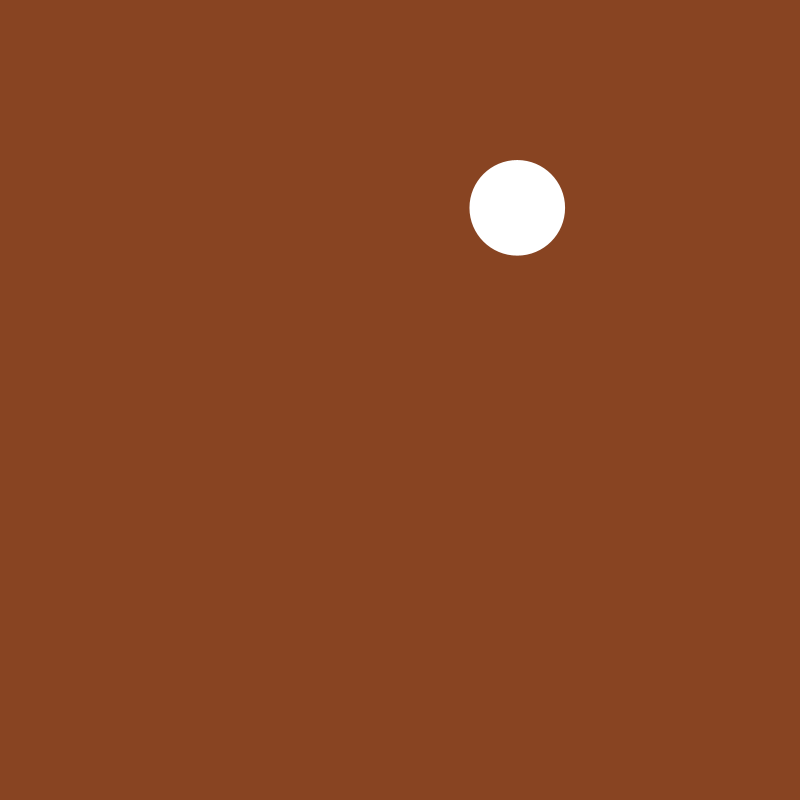
Frame 1 (no input)
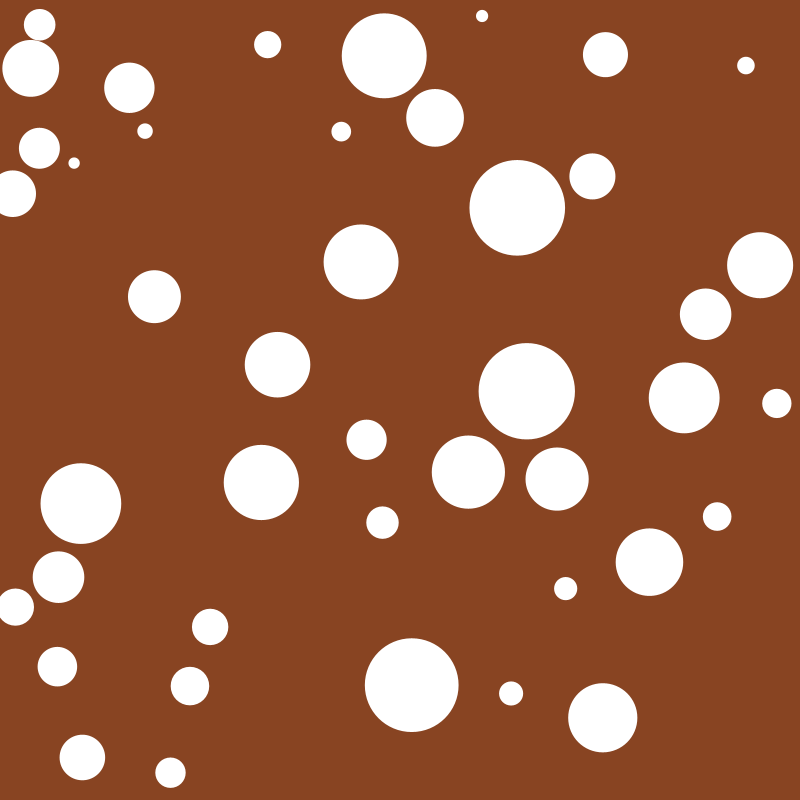
Frame 60 (the mouse pressed at the canvas centre just before this capture)
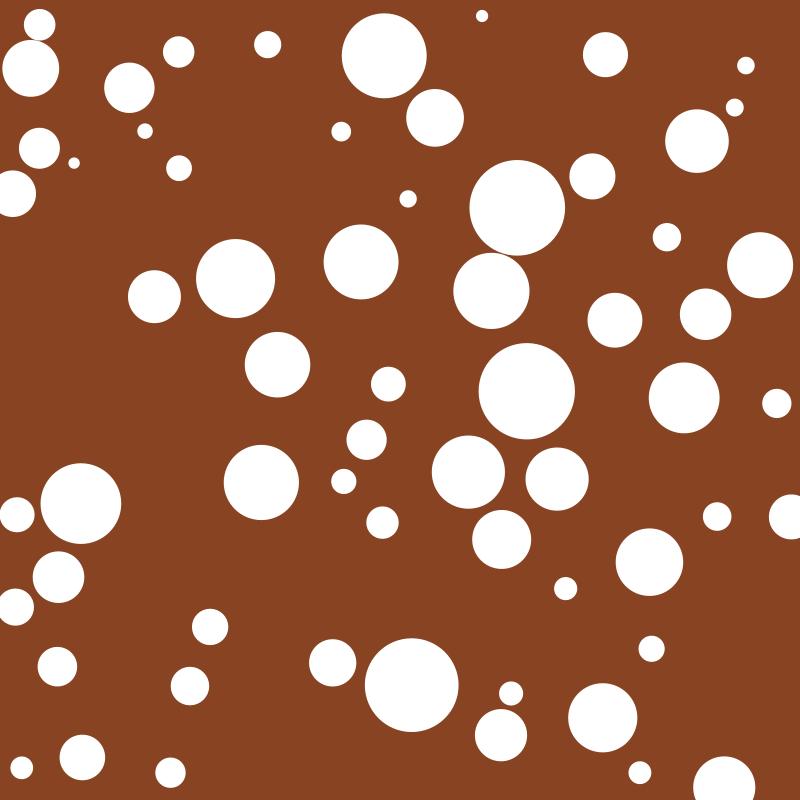
Frame 120 (the mouse held since frame 60 and released just before this capture)

The Processing sketch that drew these frames (run headless with seeded random() and noise(); from frame 60 on, the mouse is pressed at the canvas centre):

// Processing sketch: non_overlapping_circles_using_arrays
// ── non_overlapping_circles_using_arrays.pde
// Draw 100 non-overlapping circles using arrays
// to store their positions and sizes.

int amount = 100;
int currentCircle = 0;

// we need to store the information of previously drawn circles
// so we can compare the current random circle with all previous ones
// and find out if they overlap
float[] x = new float[amount];
float[] y = new float[amount];
float[] radius = new float[amount];

void setup() {
  background(#884422);
  noStroke();
  size(800, 800);
}

void draw() {
  // check if we're done
  if (currentCircle < amount) {
    // come up with a random position and size for the circle 
    x[currentCircle] = random(width);
    y[currentCircle] = random(height);
    radius[currentCircle] = random(5, 50); // try: 200 / (currentCircle+1);

    // compare the current circle to all previous ones.
    // initialize overlap to false
    boolean overlap = false;
    for (int j=0; j<currentCircle; j=j+1) {
      // if the distance between the current circle and one of the other circles
      // is less than they radii added, they overlap.
      if (dist(x[currentCircle], y[currentCircle], x[j], y[j]) < radius[currentCircle] + radius[j]) {
        overlap = true;
      }
    }

    // only draw if they don't overlap. Otherwise we will try again on the next animation frame.
    if (!overlap) {
      ellipse(x[currentCircle], y[currentCircle], 2*radius[currentCircle], 2*radius[currentCircle]);
      // we found a non overlapping circle, so we can move forward to find the next one
      currentCircle = currentCircle + 1;
    }
  }
}
